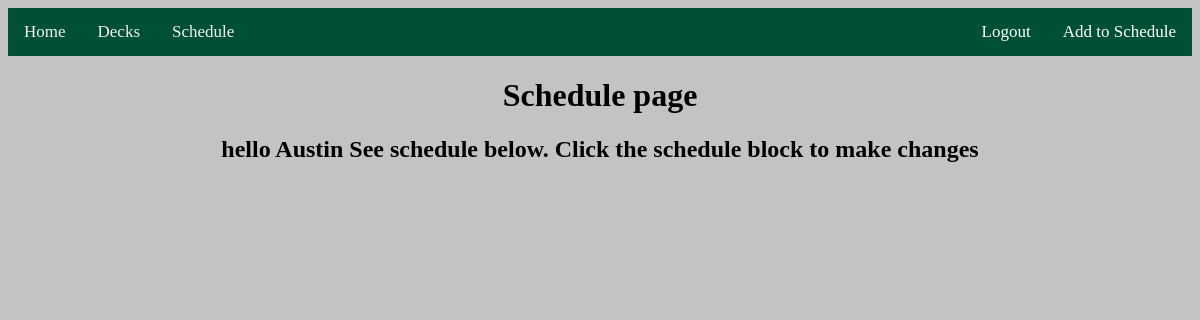
The app's page /schedule (signed in), older data.
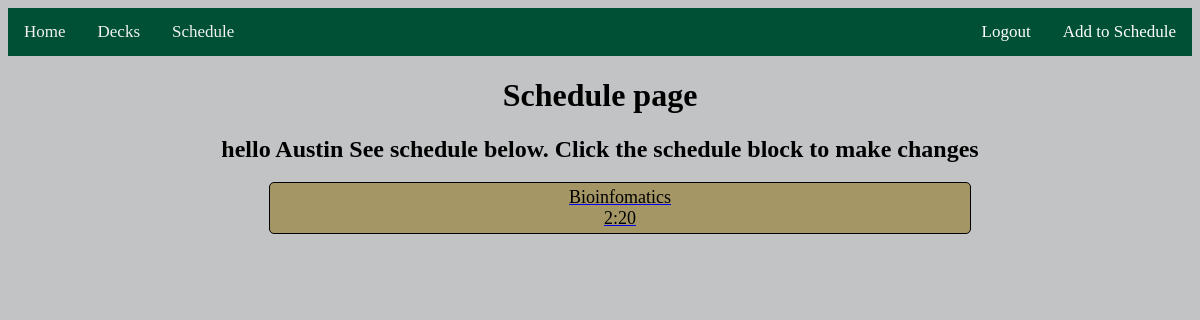
The same page, newer data.
### models.py (models this page shows, shortened)
class Event(db.Model):
    id = db.Column('id', db.Integer, primary_key=True)
    user_id = db.Column('user_id', db.Integer)
    location = db.Column('location', db.String(50))
    time = db.Column('time', db.Integer)
    recurring = db.Column('recurring', db.String(10))

### app.py (the view)
@app.route('/schedule')
def display_schedule():
        if session.get('user'):
            my_events = db.session.query(Event).filter_by(user_id=session['user_id'])
            return render_template("schedule.html", user=session['user'], event=my_events, user_id=session['user_id'])
        else:
            return render_template("schedule.html")

### templates/schedule.html (shortened to what this page needs)
<!DOCTYPE html>
<html lang="en">
    <head>
         <link rel="stylesheet" href='/static/main.css'>
         <body>
            <body style="background-color:rgb(193, 195, 196);">
            <header>
    </head>
    <body>
       <div class="topnav">
            <nav>
                  <a href="{{ url_for('index') }}"> Home</a>
                  <a href="{{ url_for('show_decks') }}"> Decks</a>
                  <a href="{{ url_for('display_schedule') }}">Schedule</a>
            {% if user %}
                  <a class="split" href="{{ url_for('create')}}">Add to Schedule</a>
                  <a class="split" href="{{ url_for('logout')}}">Logout</a>
             {% else %}
                  <a class="split" href="{{ url_for('login') }}">Sign In</a>
                  <a class="split" href="{{ url_for('register') }}">Register</a>
              {% endif %}
            </nav>
        </div>
        {% if user %}
        <h1>Schedule page</h1>
        <h2>hello {{user}} See schedule below. Click the schedule block to make changes</h2>
        {% for event in event %}
       <ul>
       <button class="scheduleButton"><a href="{{ url_for('get_event', event_id=event.id) }}"> <li class="building_list">{{event.location}} <br> {{event.time}}</li></a></button>
      </ul>
        {% endfor %}
        {% else %}
        <p>In order to see or create a schedule you must first Login. If you're already logged in click Add to schedule.
        </p>
        {% endif %}

### static/main.css (style rules this page uses)
body { background-color: #fff; }
h1 { text-align: center; }
h2 { text-align: center; }
.topnav { background-color: #005035; overflow: hidden; }
.topnav a { float: left; color: #f2f2f2; text-align: center; padding: 14px 16px; text-decoration: none; font-size: 17px; }
.topnav a.split { float: right; background-color: #005035; color: white; }
.building_list { margin-left: auto; margin-right: auto; list-style-type: none; width: 700px; height: 50px; border: 1px solid black; background-color: #A49665; color: black; text-decoration: none; display: flex; align-items: center; justify-content: center; border-radius: 5px; }
button { text-decoration: none; }
.scheduleButton { margin-left: auto; margin-right: auto; list-style-type: none; width: 700px; height: 50px; border: 1px solid black; background-color: #A49665; text-decoration: none; display: flex; align-items: center; justify-content: center; border-radius: 5px; font-family: 'Times New Roman', Times, serif; font-size: large; color: black; }

Row changes from the older to the newer data that the page shows:
added Event: location "Bioinfomatics", time "2:20"
